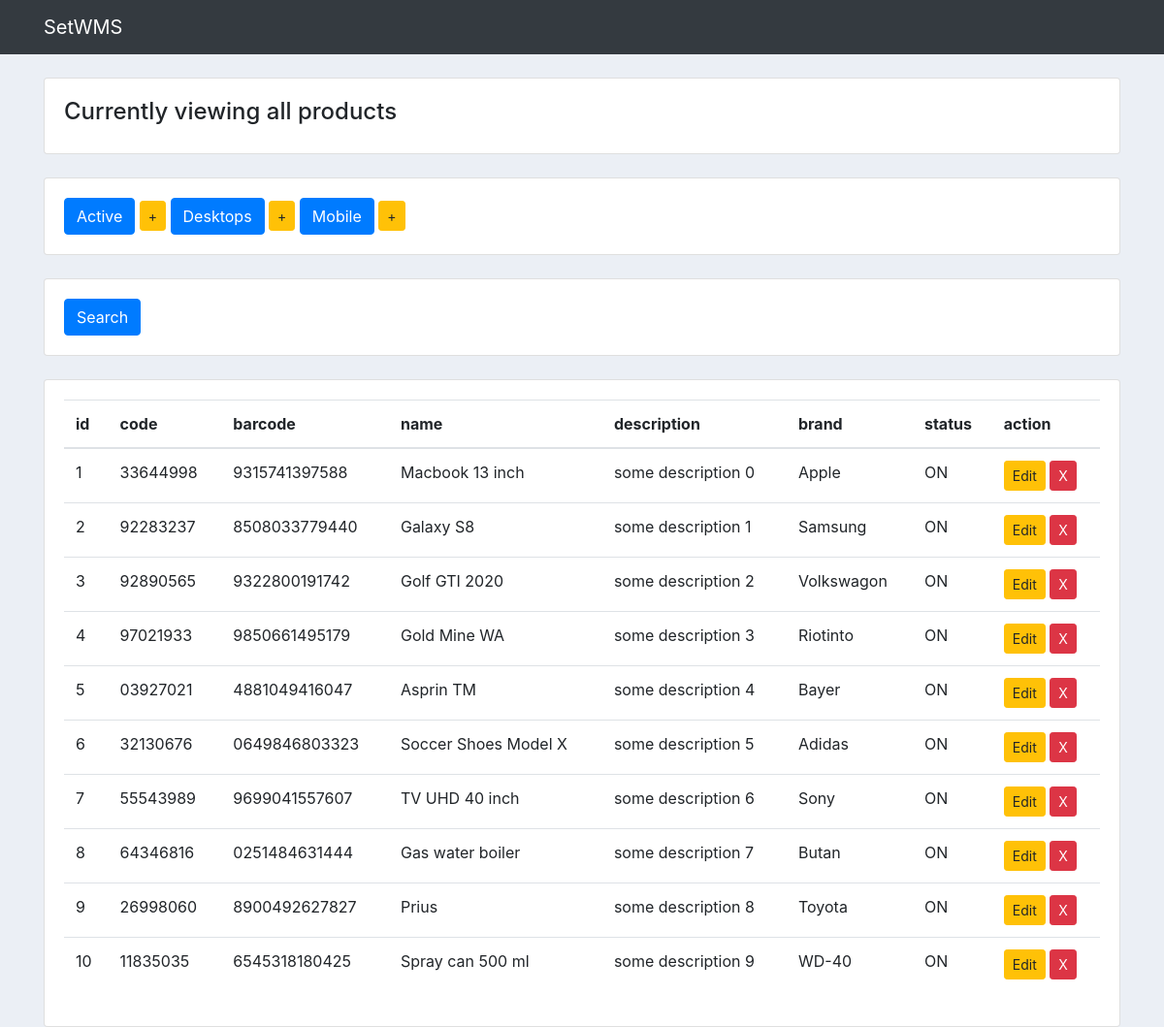
The app's page /set_app/products/, older data.
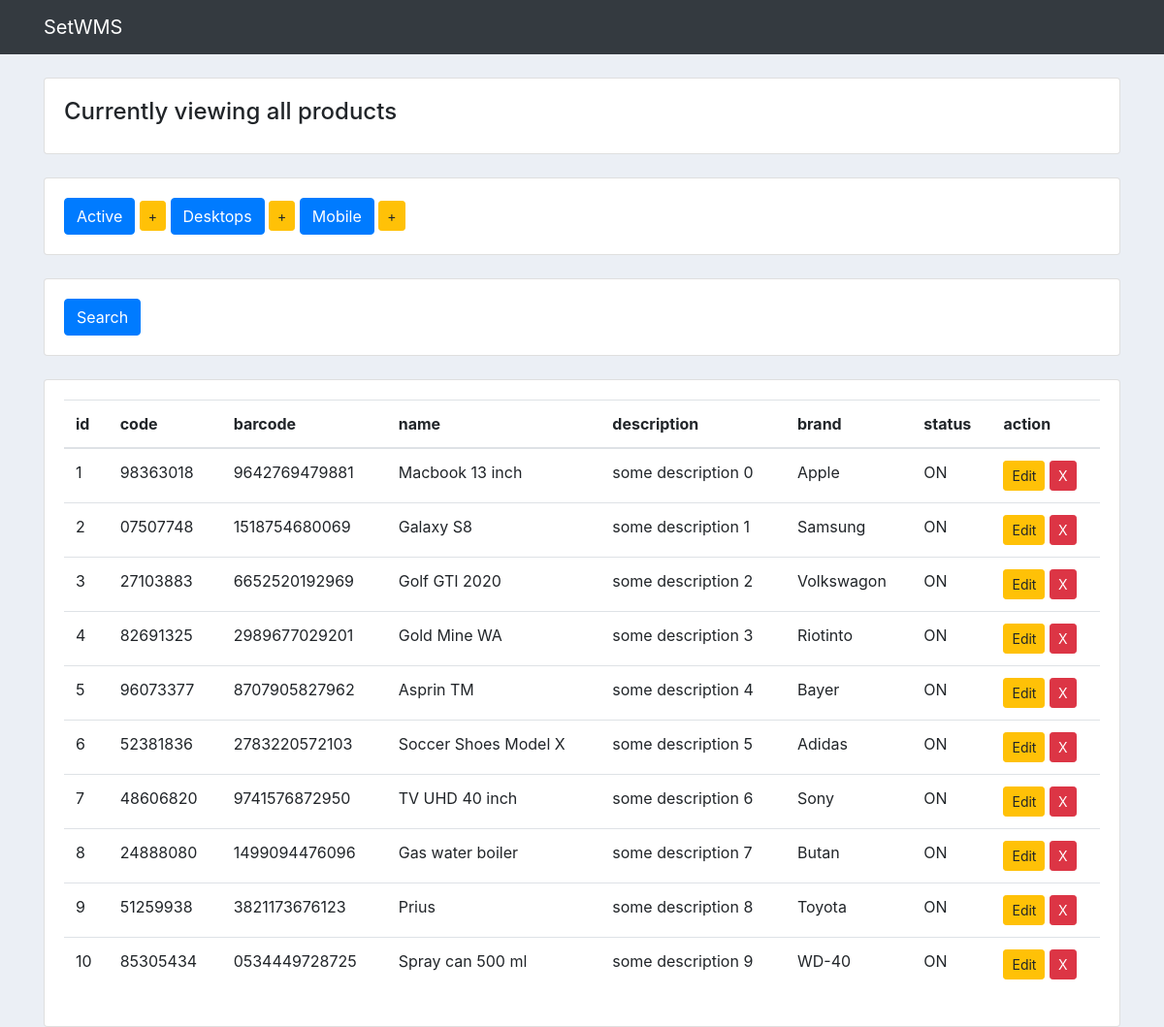
The same page, newer data.
### set_app/models.py (models this page shows, shortened)
class Product(models.Model):
	code = models.CharField(max_length=30, default="product code", blank=False, unique=True)
	barcode = models.CharField(max_length=30, default=0, validators=[NUMERIC])
	name = models.CharField(max_length=128, default="product name", blank=False)
	description = models.CharField(max_length=512, default="some description", blank=True)
	brand = models.CharField(max_length=128, default="product brand")
	timestamp_created = models.DateTimeField(auto_now_add=True)
	status_choices = (('OFF', 'Off - inactive'), ('ON', 'On - active'))
	status = models.CharField(max_length=20, choices=status_choices, default='ON')

### set_app/views.py (the view)
# urls.py: path('products/', views.ProductListView, name='product_list'),
def ProductListView(request):
	products = Product.objects.all()
	return render(request, 'set_app/product_list.html',{'items':products, 'header':'all products'})

### set_app/templates/set_app/product_list.html (shortened to what this page needs)
{% extends "set_app/set_app_base.html" %}
{% load static %}
{% block body_block %}
    <br>
    <div class="card card-body">
        <h4>Currently viewing {{ header }}</h4>
    </div>
    <br>
    <div class="card card-body">
        <div class="button-group">
            <a href="{% url 'set_app:active_product_list' %}" class="btn btn-primary btn-md" role="button">Active</a>
            <a href="{% url 'set_app:product_create' %}" class="btn btn-warning btn-sm" role="button">+</a>
            <a href="#" class="btn btn-primary btn-md" role="button">Desktops</a>
            <a href="#" class="btn btn-warning btn-sm" role="button">+</a>
            <a href="#" class="btn btn-primary btn-md" role="button">Mobile</a>
            <a href="#" class="btn btn-warning btn-sm" role="button">+</a>
        </div>
    </div>
    <br>
    <div class="card card-body">
        <form method='GET'>
            <button class="btn btn-primary" type="submit">Search</button>
        </form>
    </div>
    <br>
    <div class="card card-body">
        <table class="table table-hover">
            <thead>
            <tr>
                <th>id</th>
                <th>code</th>
                <th>barcode</th>
                <th>name</th>
                <th>description</th>
                <th>brand</th>
                <th>status</th>
                <th>action</th>
            </tr>
            </thead>
            <tbody>
            {% for item in items %}
                <tr>
                    <td>{{ item.pk }}</td>
                    <td>{{ item.code }}</td>
                    <td>{{ item.barcode }}</td>
                    <td>{{ item.name }}</td>
                    <td>{{ item.description }}</td>
                    <td>{{ item.brand }}</td>
                    <td>{{ item.status }}</td>
                    <td>
                        <a href="{% url 'set_app:product_update' pk=item.pk %}" class="btn btn-warning btn-sm"
                           role="button">Edit</a>
                        <button type="button" class="btn btn-danger btn-sm" data-toggle="modal"
                                data-target="#delete-dialog-{{ item.pk }}">
                            X
                        </button>
                    </td>
                </tr>
            {% endfor %}
            </tbody>
        </table>
    </div>
{% endblock %}

Row changes from the older to the newer data that the page shows:
changed Product "Macbook 13 inch": code "33644998" → "98363018"; barcode "9315741397588" → "9642769479881"
changed Product "Galaxy S8": code "92283237" → "07507748"; barcode "8508033779440" → "1518754680069"
changed Product "Golf GTI 2020": code "92890565" → "27103883"; barcode "9322800191742" → "6652520192969"
changed Product "Gold Mine WA": code "97021933" → "82691325"; barcode "9850661495179" → "2989677029201"
changed Product "Asprin TM": code "03927021" → "96073377"; barcode "4881049416047" → "8707905827962"
changed Product "Soccer Shoes Model X": code "32130676" → "52381836"; barcode "0649846803323" → "2783220572103"
changed Product "TV UHD 40 inch": code "55543989" → "48606820"; barcode "9699041557607" → "9741576872950"
changed Product "Gas water boiler": code "64346816" → "24888080"; barcode "0251484631444" → "1499094476096"
changed Product "Prius": code "26998060" → "51259938"; barcode "8900492627827" → "3821173676123"
changed Product "Spray can 500 ml": code "11835035" → "85305434"; barcode "6545318180425" → "0534449728725"
